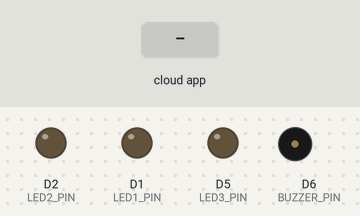
The sketch below on a simulated ESP8266 (NodeMCU). Parts: output pins drawn as LEDs (lit = HIGH), buzzer (waves = sounding, pin HIGH). Dashed ring = blinking. The inputs (shaded band) are chosen by the test bench. WiFi joins after 1.5 s; servers stay silent unless stated; the Firebase database answers and starts empty; what the sketch prints to the serial monitor is not drawn.

Above: at 2.7 s.
2.8 s: the phone or cloud app sets gerakan to 1
At 2.96 s:
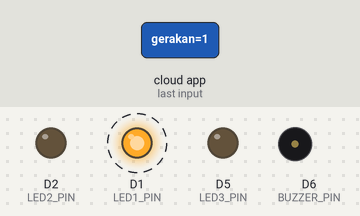
At 8.96 s:
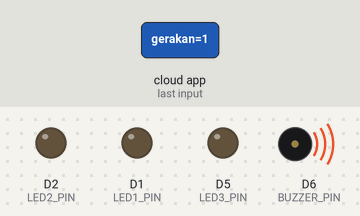
Timing chart, 0 to 14.2 s (numbered marks = the images above; inputs shaded):
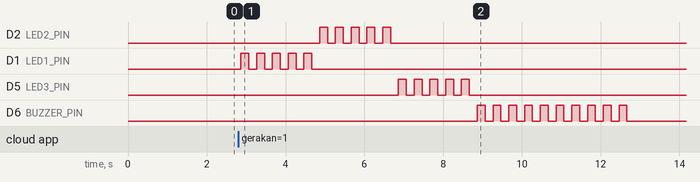

Measured:
- by itself, D2 (LED2_PIN), D1 (LED1_PIN): alternates HIGH for 0.20 s and LOW for 0.20 s, 10 changes in all, then stays LOW

The sketch:

ResponseNode_esp8266.ino
```cpp
#include <Arduino.h>
#include <ESP8266WiFi.h>
#include <WiFiManager.h>
#include <Firebase_ESP_Client.h>
#include "addons/TokenHelper.h"
#include "addons/RTDBHelper.h"

#define API_KEY "" // api_key
#define DATABASE_URL "https://-a99ff-default-rtdb.asia-southeast1.firebasedatabase.app" //database url

#define BUZZER_PIN D6
#define LED1_PIN D1  // Untuk Ruangan1
#define LED2_PIN D2  // Untuk Ruangan2
#define LED3_PIN D5  // Untuk Ruangan3

FirebaseData fbdo;
FirebaseAuth auth;
FirebaseConfig config;

bool signupOK = false;
unsigned long sendDataPrevMillis = 0;

const int ambangCahaya = 2000;
const float ambangSuhu = 30.0;

void aturLED(int pin, bool nyala) {
  digitalWrite(pin, nyala ? HIGH : LOW);
}

bool periksaRuangan(const String& ruangan, float& suhu, int& gerakan, int& cahaya) {
  String base = "/" + ruangan + "/";
  bool valid = true;

  if (Firebase.RTDB.getFloat(&fbdo, base + "suhu"))
    suhu = fbdo.floatData();
  else {
    Serial.println("Gagal baca suhu: " + fbdo.errorReason());
    valid = false;
  }

  if (Firebase.RTDB.getInt(&fbdo, base + "gerakan"))
    gerakan = fbdo.intData();
  else {
    Serial.println("Gagal baca gerakan: " + fbdo.errorReason());
    valid = false;
  }

  if (Firebase.RTDB.getInt(&fbdo, base + "cahaya"))
    cahaya = fbdo.intData();
  else {
    Serial.println("Gagal baca cahaya: " + fbdo.errorReason());
    valid = false;
  }

  Serial.printf("%s | Suhu: %.2f | Gerakan: %d | Cahaya: %d\n", ruangan.c_str(), suhu, gerakan, cahaya);

  if (!valid) return false;

  bool mencurigakan = (gerakan == 0) &&
    ((suhu < ambangSuhu && cahaya < ambangCahaya) ||
     (suhu < ambangSuhu && cahaya > ambangCahaya) ||
     (suhu > ambangSuhu && cahaya < ambangCahaya));

  if (mencurigakan)
    Serial.println("⚠️ Kondisi mencurigakan di " + ruangan);
  else
    Serial.println("✅ Aman di " + ruangan);

  Serial.println("-------------------");
  return mencurigakan;
}

void setup() {
  Serial.begin(115200);
  pinMode(BUZZER_PIN, OUTPUT);
  pinMode(LED1_PIN, OUTPUT);
  pinMode(LED2_PIN, OUTPUT);
  pinMode(LED3_PIN, OUTPUT);

  WiFiManager wm;
  wm.autoConnect("server", "12345678");

  Serial.println("WiFi Tersambung. IP: " + WiFi.localIP().toString());

  config.api_key = API_KEY;
  config.database_url = DATABASE_URL;
  config.token_status_callback = tokenStatusCallback;

  if (Firebase.signUp(&config, &auth, "", "")) {
    signupOK = true;
    Serial.println("Firebase signup berhasil");
  } else {
    Serial.printf("Signup gagal: %s\n", config.signer.signupError.message.c_str());
  }

  Firebase.begin(&config, &auth);
  Firebase.reconnectWiFi(true);
}

void kedipkanLED(int pin, int jumlahKedip = 5, int delayMs = 200) {
  for (int i = 0; i < jumlahKedip; i++) {
    digitalWrite(pin, HIGH);
    delay(delayMs);
    digitalWrite(pin, LOW);
    delay(delayMs);
  }
}

void loop() {
  if (Firebase.ready() && signupOK && (millis() - sendDataPrevMillis > 15000 || sendDataPrevMillis == 0)) {
    sendDataPrevMillis = millis();

    float suhu1, suhu2, suhu3;
    int gerakan1, gerakan2, gerakan3;
    int cahaya1, cahaya2, cahaya3;

    bool bahaya1 = periksaRuangan("Ruangan1", suhu1, gerakan1, cahaya1);
    bool bahaya2 = periksaRuangan("Ruangan2", suhu2, gerakan2, cahaya2);
    bool bahaya3 = periksaRuangan("Ruangan3", suhu3, gerakan3, cahaya3);

    // LED berkedip jika mencurigakan, mati jika aman
    if (bahaya1) kedipkanLED(LED1_PIN);
    else aturLED(LED1_PIN, LOW);

    if (bahaya2) kedipkanLED(LED2_PIN);
    else aturLED(LED2_PIN, LOW);

    if (bahaya3) kedipkanLED(LED3_PIN);
    else aturLED(LED3_PIN, LOW);

    // Buzzer hanya aktif jika Ruangan1 atau Ruangan3 mencurigakan
    if (bahaya1 || bahaya3) {
      Serial.println("🚨 Kondisi mencurigakan (dengan Buzzer)");
      for (int i = 0; i < 10; i++) {
        digitalWrite(BUZZER_PIN, HIGH);
        delay(200);
        digitalWrite(BUZZER_PIN, LOW);
        delay(200);
      }
    } else {
      Serial.println("✅ Tidak ada kondisi berbahaya yang memicu buzzer.\n");
    }
  }
}
```
